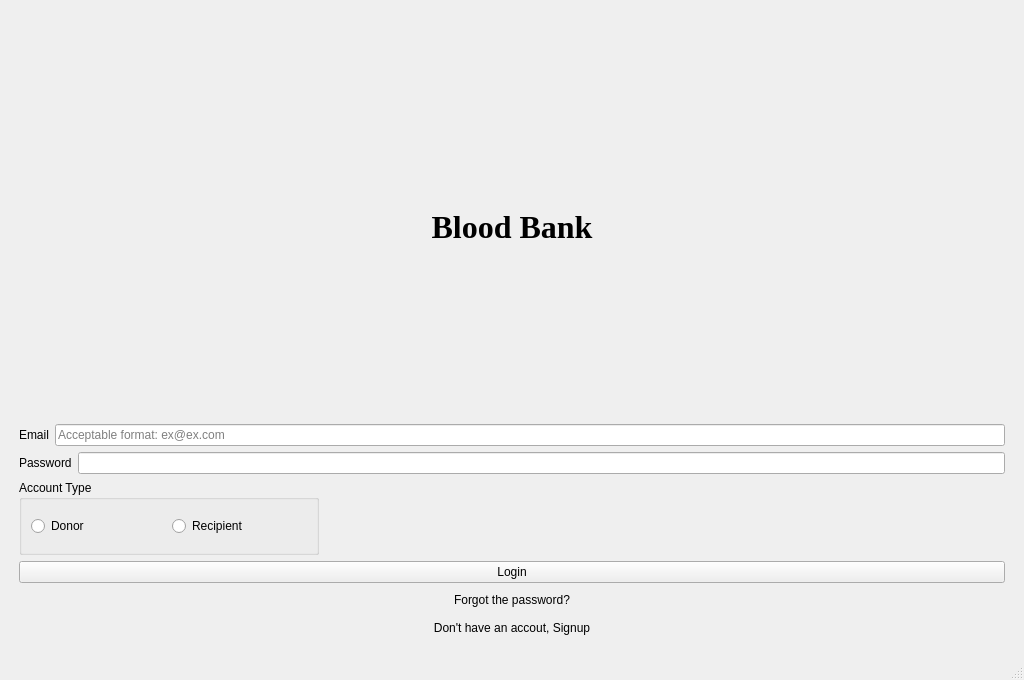
<?xml version="1.0" encoding="UTF-8"?>
<ui version="4.0">
 <class>BloodBank</class>
 <widget class="QMainWindow" name="BloodBank">
  <property name="geometry">
   <rect>
    <x>0</x>
    <y>0</y>
    <width>1024</width>
    <height>680</height>
   </rect>
  </property>
  <property name="windowTitle">
   <string>BloodBank</string>
  </property>
  <property name="styleSheet">
   <string notr="true"/>
  </property>
  <widget class="QWidget" name="centralwidget">
   <layout class="QGridLayout" name="gridLayout">
    <item row="0" column="0">
     <layout class="QVBoxLayout" name="verticalLayout">
      <property name="leftMargin">
       <number>10</number>
      </property>
      <property name="rightMargin">
       <number>10</number>
      </property>
      <property name="bottomMargin">
       <number>10</number>
      </property>
      <item>
       <layout class="QHBoxLayout" name="horizontalLayout_3">
        <item>
         <spacer name="horizontalSpacer">
          <property name="orientation">
           <enum>Qt::Horizontal</enum>
          </property>
          <property name="sizeHint" stdset="0">
           <size>
            <width>40</width>
            <height>20</height>
           </size>
          </property>
         </spacer>
        </item>
        <item>
         <widget class="QPushButton" name="pushButton">
          <property name="cursor">
           <cursorShape>PointingHandCursor</cursorShape>
          </property>
          <property name="toolTip">
           <string>Red theme</string>
          </property>
          <property name="styleSheet">
           <string notr="true">image: url(:/img/icons8-sphere-48.png);</string>
          </property>
          <property name="text">
           <string/>
          </property>
          <property name="flat">
           <bool>true</bool>
          </property>
         </widget>
        </item>
        <item>
         <widget class="QPushButton" name="pushButton_2">
          <property name="cursor">
           <cursorShape>PointingHandCursor</cursorShape>
          </property>
          <property name="toolTip">
           <string>Dark mode</string>
          </property>
          <property name="styleSheet">
           <string notr="true">image: url(:/img/icons8-sphere-48 (1).png);</string>
          </property>
          <property name="text">
           <string/>
          </property>
          <property name="checkable">
           <bool>false</bool>
          </property>
          <property name="flat">
           <bool>true</bool>
          </property>
         </widget>
        </item>
        <item>
         <widget class="QPushButton" name="pushButton_3">
          <property name="cursor">
           <cursorShape>PointingHandCursor</cursorShape>
          </property>
          <property name="toolTip">
           <string>Green theme</string>
          </property>
          <property name="styleSheet">
           <string notr="true">image: url(:/img/icons8-sphere-48 (2).png);</string>
          </property>
          <property name="text">
           <string/>
          </property>
          <property name="checkable">
           <bool>false</bool>
          </property>
          <property name="flat">
           <bool>true</bool>
          </property>
         </widget>
        </item>
        <item>
         <widget class="QPushButton" name="pushButton_4">
          <property name="cursor">
           <cursorShape>PointingHandCursor</cursorShape>
          </property>
          <property name="toolTip">
           <string>Dark orange mode</string>
          </property>
          <property name="styleSheet">
           <string notr="true">image: url(:/img/icons8-sphere-48 (1).png);</string>
          </property>
          <property name="text">
           <string/>
          </property>
          <property name="checkable">
           <bool>false</bool>
          </property>
          <property name="flat">
           <bool>true</bool>
          </property>
         </widget>
        </item>
        <item>
         <widget class="QPushButton" name="pushButton_5">
          <property name="cursor">
           <cursorShape>PointingHandCursor</cursorShape>
          </property>
          <property name="toolTip">
           <string>LightRR mode</string>
          </property>
          <property name="styleSheet">
           <string notr="true">image: url(:/img/icons8-sphere-48 (3).png);</string>
          </property>
          <property name="text">
           <string/>
          </property>
          <property name="checkable">
           <bool>false</bool>
          </property>
          <property name="flat">
           <bool>true</bool>
          </property>
         </widget>
        </item>
       </layout>
      </item>
      <item>
       <widget class="QLabel" name="label">
        <property name="font">
         <font>
          <family>Times New Roman</family>
          <pointsize>24</pointsize>
          <italic>false</italic>
          <bold>true</bold>
          <strikeout>false</strikeout>
         </font>
        </property>
        <property name="cursor">
         <cursorShape>ArrowCursor</cursorShape>
        </property>
        <property name="text">
         <string>Blood Bank</string>
        </property>
        <property name="alignment">
         <set>Qt::AlignCenter</set>
        </property>
        <property name="textInteractionFlags">
         <set>Qt::LinksAccessibleByMouse|Qt::TextSelectableByMouse</set>
        </property>
       </widget>
      </item>
      <item>
       <layout class="QHBoxLayout" name="horizontalLayout">
        <item>
         <widget class="QLabel" name="label_2">
          <property name="cursor">
           <cursorShape>ArrowCursor</cursorShape>
          </property>
          <property name="text">
           <string>Email</string>
          </property>
          <property name="textInteractionFlags">
           <set>Qt::LinksAccessibleByMouse|Qt::TextSelectableByMouse</set>
          </property>
         </widget>
        </item>
        <item>
         <widget class="QLineEdit" name="emailLineEdit">
          <property name="placeholderText">
           <string>Acceptable format: ex@ex.com</string>
          </property>
         </widget>
        </item>
       </layout>
      </item>
      <item>
       <layout class="QHBoxLayout" name="horizontalLayout_2">
        <item>
         <widget class="QLabel" name="label_3">
          <property name="cursor">
           <cursorShape>ArrowCursor</cursorShape>
          </property>
          <property name="text">
           <string>Password</string>
          </property>
          <property name="textInteractionFlags">
           <set>Qt::LinksAccessibleByMouse|Qt::TextSelectableByMouse</set>
          </property>
         </widget>
        </item>
        <item>
         <widget class="QLineEdit" name="passwordLineEdit">
          <property name="echoMode">
           <enum>QLineEdit::Password</enum>
          </property>
          <property name="placeholderText">
           <string/>
          </property>
         </widget>
        </item>
       </layout>
      </item>
      <item>
       <widget class="QGroupBox" name="groupBox">
        <property name="maximumSize">
         <size>
          <width>300</width>
          <height>75</height>
         </size>
        </property>
        <property name="toolTip">
         <string>Specify account type</string>
        </property>
        <property name="title">
         <string>Account Type</string>
        </property>
        <layout class="QGridLayout" name="gridLayout_2">
         <item row="0" column="0">
          <layout class="QHBoxLayout" name="horizontalLayout_4">
           <item>
            <widget class="QRadioButton" name="radioButton">
             <property name="cursor">
              <cursorShape>PointingHandCursor</cursorShape>
             </property>
             <property name="whatsThis">
              <string>&lt;html&gt;&lt;head/&gt;&lt;body&gt;&lt;p&gt;whats this&lt;/p&gt;&lt;/body&gt;&lt;/html&gt;</string>
             </property>
             <property name="text">
              <string>Donor</string>
             </property>
             <attribute name="buttonGroup">
              <string notr="true">buttonGroup</string>
             </attribute>
            </widget>
           </item>
           <item>
            <widget class="QRadioButton" name="radioButton_2">
             <property name="cursor">
              <cursorShape>PointingHandCursor</cursorShape>
             </property>
             <property name="whatsThis">
              <string>&lt;html&gt;&lt;head/&gt;&lt;body&gt;&lt;p&gt;&lt;br/&gt;&lt;/p&gt;&lt;/body&gt;&lt;/html&gt;</string>
             </property>
             <property name="text">
              <string>Recipient</string>
             </property>
             <attribute name="buttonGroup">
              <string notr="true">buttonGroup</string>
             </attribute>
            </widget>
           </item>
          </layout>
         </item>
        </layout>
       </widget>
      </item>
      <item>
       <widget class="QPushButton" name="loginBtn">
        <property name="cursor">
         <cursorShape>PointingHandCursor</cursorShape>
        </property>
        <property name="text">
         <string>Login</string>
        </property>
        <property name="shortcut">
         <string>Return</string>
        </property>
       </widget>
      </item>
      <item>
       <widget class="QPushButton" name="forgotThePasswordBtn_2">
        <property name="cursor">
         <cursorShape>PointingHandCursor</cursorShape>
        </property>
        <property name="text">
         <string>Forgot the password?</string>
        </property>
        <property name="flat">
         <bool>true</bool>
        </property>
       </widget>
      </item>
      <item>
       <widget class="QPushButton" name="forgotThePasswordBtn">
        <property name="cursor">
         <cursorShape>PointingHandCursor</cursorShape>
        </property>
        <property name="text">
         <string>Don't have an accout, Signup</string>
        </property>
        <property name="flat">
         <bool>true</bool>
        </property>
       </widget>
      </item>
     </layout>
    </item>
   </layout>
  </widget>
  <widget class="QStatusBar" name="statusbar"/>
 </widget>
 <tabstops>
  <tabstop>emailLineEdit</tabstop>
  <tabstop>passwordLineEdit</tabstop>
  <tabstop>radioButton</tabstop>
  <tabstop>radioButton_2</tabstop>
  <tabstop>loginBtn</tabstop>
  <tabstop>forgotThePasswordBtn_2</tabstop>
  <tabstop>forgotThePasswordBtn</tabstop>
  <tabstop>pushButton</tabstop>
  <tabstop>pushButton_2</tabstop>
  <tabstop>pushButton_3</tabstop>
 </tabstops>
 <resources/>
 <connections/>
 <buttongroups>
  <buttongroup name="buttonGroup"/>
 </buttongroups>
</ui>
